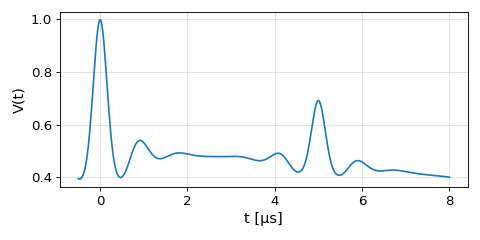

Write the Python code that produced this figure.
import deerlab as dl
import matplotlib.pyplot as plt
import numpy as np
model = dl.ex_5pdeer
t = np.linspace(-0.5,8,400)
r = np.linspace(2,5,200)
info = dl.dd_gauss()
par0 = info['Start']
P = dl.dd_gauss(r,par0)
info = model()
par0 = info['Start']
paths = model(par0)
K = dl.dipolarkernel(t,r,paths,lambda t,lam: dl.bg_hom3d(t,80,lam))
V = K@P
plt.figure(figsize=[6,3])
plt.plot(t,V)
plt.xlabel('t [μs]',fontsize=13)
plt.ylabel('V(t)',fontsize=13)
plt.grid(alpha=0.4)
plt.tick_params(labelsize=12)
plt.tick_params(labelsize=12)
plt.tight_layout()
